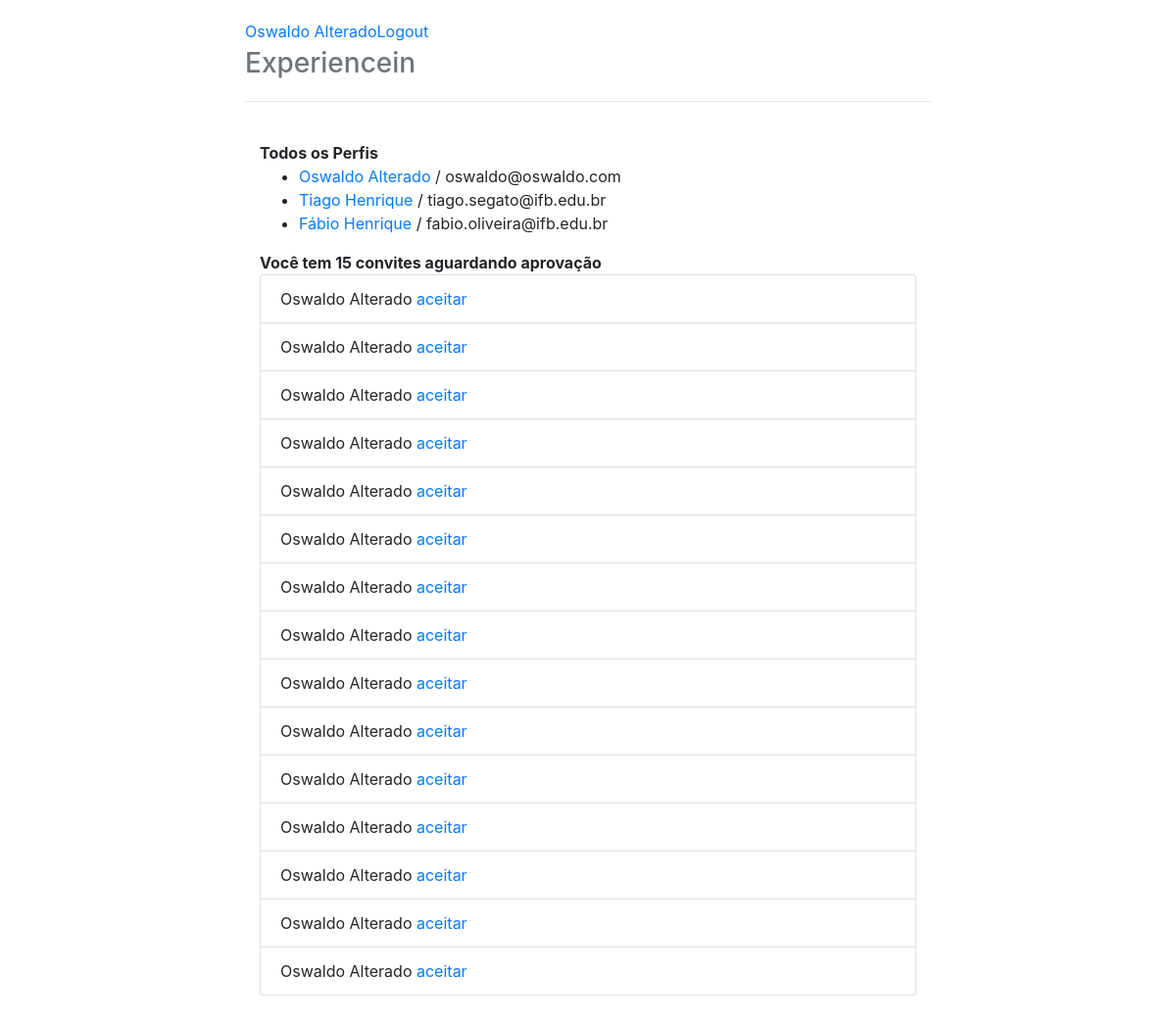
Before: / with the older database file.
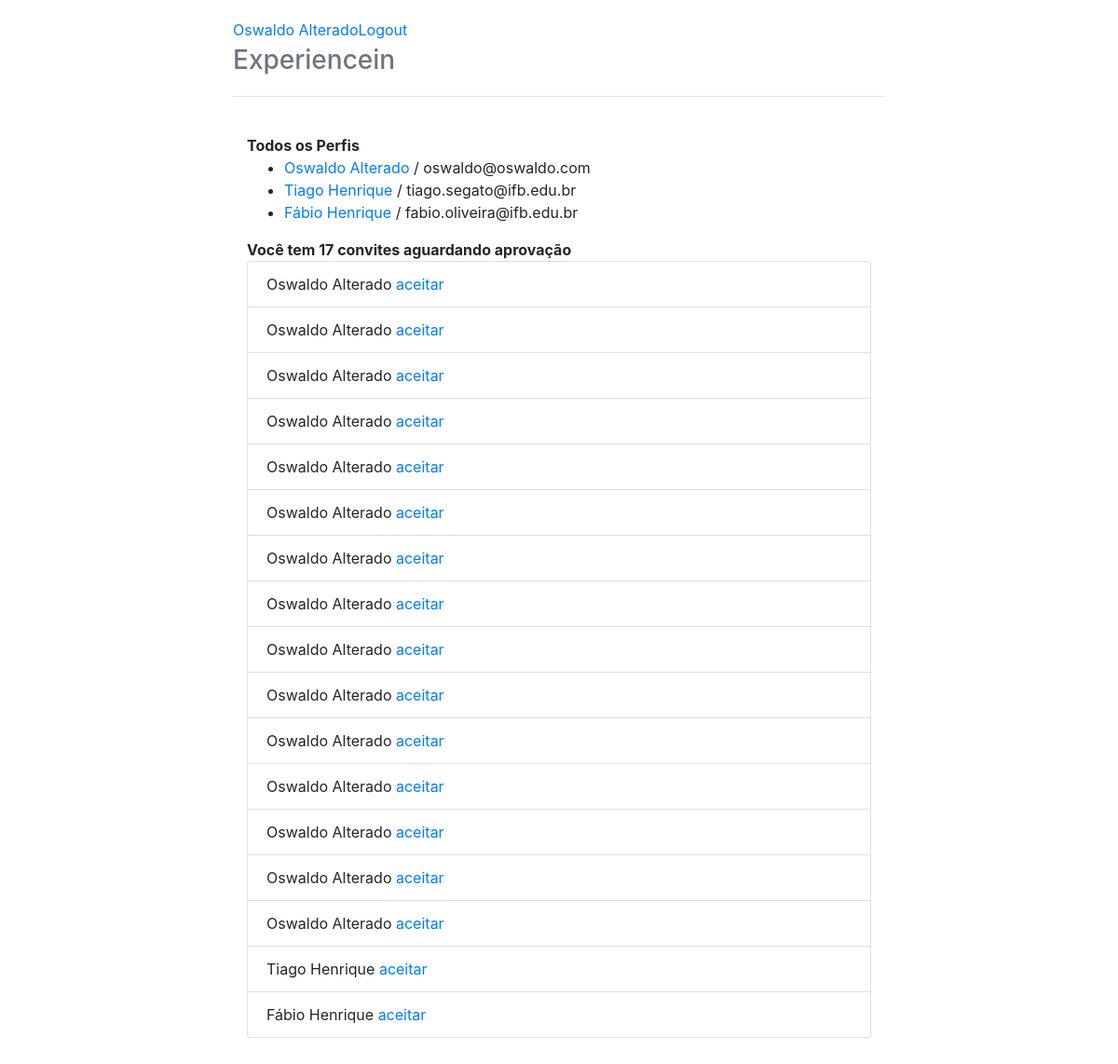
After: the same page with the newer database file.
### perfis/models.py (models this page shows, shortened)
class Perfil(models.Model):
	nome = models.CharField(max_length=255, null=False)
	email = models.CharField(max_length=255, null=False)
	telefone = models.CharField(max_length=15, null=False)
	nome_empresa = models.CharField(max_length=255, null=False)

class Convite(models.Model):
	solicitante = models.ForeignKey(Perfil, on_delete=models.CASCADE, related_name='convites_feitos')
	convidado = models.ForeignKey(Perfil, on_delete=models.CASCADE, related_name='convites_recebidos')

### perfis/views.py (the view)
# urls.py: path('', views.index, name='index'),
def index(request):
	return render(request, 'index.html', {'perfis': Perfil.objects.all(), 'perfil_logado': get_perfil_logado(request)})

### perfis/views.py (called while the page is built)
def get_perfil_logado(request):
	return Perfil.objects.get(id=4)

### perfis/templates/index.html
{% extends "base.html" %}
{% block body %}
<div class="col-lg-12">
	<div class="panel panel-default">
		<div class="panel-heading">
			<strong>Todos os Perfis</strong>
		</div>
		{% if perfis %}
		<ul>
			{% for perfil in perfis %}
			<li>
				<a href="{% url 'exibir' perfil.id %}">{{perfil.nome}}</a> / {{perfil.email}}
			</li>
			{% endfor %}
		</ul>
		{% else %}
		<p>Nenhum perfil encontrado</p>
		{% endif %}
	</div>
	<div class="panel panel-default">
		{% with total_de_convites=perfil_logado.convites_recebidos.count %}
			{% if total_de_convites %}
				<div class="panel-heading">
					<strong>Você tem {{ total_de_convites }} convite{{ total_de_convites | pluralize}} aguardando aprovação</strong>
				</div>
				<ul class="list-group">
					{% for convite in perfil_logado.convites_recebidos.all %}
						<li class="list-group-item">
							{{ convite.solicitante.nome }}
							<a href="#" class="pull-right">aceitar</a>
						</li>
					{% endfor %}
				</ul>
			{% else %}
				<div class="panel-body">
					<p>Nenhum convite recebido :(</p>
				</div>
			{% endif %}
		{% endwith %}
	</div>
</div>
{% endblock %}

### perfis/templates/base.html (shortened to what this page needs)
{% load staticfiles %}
<!DOCTYPE html>
<html lang="pt-br">
<head>
	<link rel="stylesheet" href="{% static "styles/bootstrap.css" %}">
	<link rel="stylesheet" href="{% static "styles/main.css" %}">
</head>
<body>
	<div class="container">
		<div class="header">
			<ul class="nav nav-pills pull-right">
				<li><a href="{% url 'index' %}">{{ perfil_logado.nome }}</a></li>
				<li><a href="/logout/">Logout</a></li>
			</ul>
			<h3 class="text-muted">Experiencein</h3>
		</div>
		<div class="row content">
			{% block body %}
			{% endblock %}
		</div>
	</div>
</body>
</html>

Changed rows visible on the page:
added Convite: solicitante.nome "Tiago Henrique"
added Convite: solicitante.nome "Fábio Henrique"
Other visible differences:
{{ total_de_convites }}: "15" → "17"
